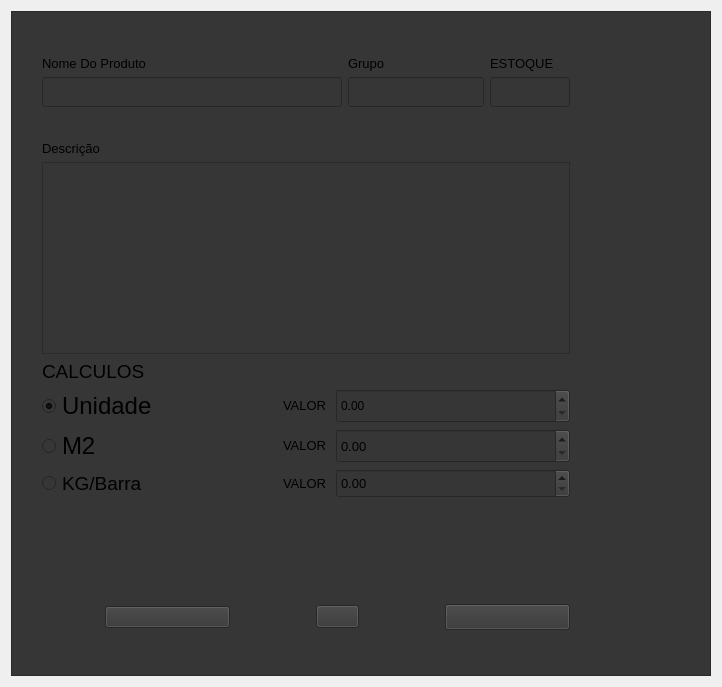
        <widget class="QWidget" name="add_product">
         <layout class="QVBoxLayout" name="verticalLayout_41">
          <item alignment="Qt::AlignHCenter">
           <widget class="QFrame" name="frame_13">
            <property name="sizePolicy">
             <sizepolicy hsizetype="Fixed" vsizetype="Maximum">
              <horstretch>0</horstretch>
              <verstretch>0</verstretch>
             </sizepolicy>
            </property>
            <property name="minimumSize">
             <size>
              <width>700</width>
              <height>0</height>
             </size>
            </property>
            <property name="maximumSize">
             <size>
              <width>900</width>
              <height>16777215</height>
             </size>
            </property>
            <property name="styleSheet">
             <string notr="true">background-color: rgb(54, 54, 54);</string>
            </property>
            <property name="frameShape">
             <enum>QFrame::StyledPanel</enum>
            </property>
            <property name="frameShadow">
             <enum>QFrame::Raised</enum>
            </property>
            <layout class="QVBoxLayout" name="verticalLayout_22">
             <property name="leftMargin">
              <number>30</number>
             </property>
             <property name="topMargin">
              <number>44</number>
             </property>
             <property name="rightMargin">
              <number>140</number>
             </property>
             <property name="bottomMargin">
              <number>45</number>
             </property>
             <item>
              <layout class="QHBoxLayout" name="horizontalLayout_5">
               <item>
                <layout class="QHBoxLayout" name="horizontalLayout_44">
                 <item>
                  <layout class="QVBoxLayout" name="verticalLayout_56">
                   <item>
                    <widget class="QLabel" name="label_44">
                     <property name="sizePolicy">
                      <sizepolicy hsizetype="Preferred" vsizetype="Fixed">
                       <horstretch>0</horstretch>
                       <verstretch>0</verstretch>
                      </sizepolicy>
                     </property>
                     <property name="text">
                      <string>&lt;html&gt;&lt;head/&gt;&lt;body&gt;&lt;p&gt;&lt;span style=&quot; font-size:10pt;&quot;&gt;Nome Do Produto&lt;/span&gt;&lt;/p&gt;&lt;/body&gt;&lt;/html&gt;</string>
                     </property>
                    </widget>
                   </item>
                   <item>
                    <widget class="QLineEdit" name="nm_prod">
                     <property name="minimumSize">
                      <size>
                       <width>300</width>
                       <height>30</height>
                      </size>
                     </property>
                     <property name="font">
                      <font>
                       <pointsize>10</pointsize>
                      </font>
                     </property>
                     <property name="text">
                      <string/>
                     </property>
                    </widget>
                   </item>
                  </layout>
                 </item>
                 <item>
                  <layout class="QVBoxLayout" name="verticalLayout_43">
                   <item>
                    <widget class="QLabel" name="label_47">
                     <property name="sizePolicy">
                      <sizepolicy hsizetype="Preferred" vsizetype="Fixed">
                       <horstretch>0</horstretch>
                       <verstretch>0</verstretch>
                      </sizepolicy>
                     </property>
                     <property name="font">
                      <font>
                       <pointsize>10</pointsize>
                      </font>
                     </property>
                     <property name="text">
                      <string>&lt;html&gt;&lt;head/&gt;&lt;body&gt;&lt;p&gt;Grupo&lt;/p&gt;&lt;/body&gt;&lt;/html&gt;</string>
                     </property>
                    </widget>
                   </item>
                   <item>
                    <widget class="QLineEdit" name="grup_prod">
                     <property name="minimumSize">
                      <size>
                       <width>0</width>
                       <height>30</height>
                      </size>
                     </property>
                     <property name="font">
                      <font>
                       <pointsize>10</pointsize>
                      </font>
                     </property>
                     <property name="text">
                      <string/>
                     </property>
                    </widget>
                   </item>
                  </layout>
                 </item>
                </layout>
               </item>
               <item>
                <layout class="QVBoxLayout" name="verticalLayout_62">
                 <item>
                  <widget class="QLabel" name="label_66">
                   <property name="text">
                    <string>&lt;html&gt;&lt;head/&gt;&lt;body&gt;&lt;p&gt;&lt;span style=&quot; font-size:10pt;&quot;&gt;ESTOQUE &lt;/span&gt;&lt;/p&gt;&lt;/body&gt;&lt;/html&gt;</string>
                   </property>
                  </widget>
                 </item>
                 <item>
                  <widget class="QLineEdit" name="qt_prod">
                   <property name="sizePolicy">
                    <sizepolicy hsizetype="Fixed" vsizetype="Fixed">
                     <horstretch>0</horstretch>
                     <verstretch>0</verstretch>
                    </sizepolicy>
                   </property>
                   <property name="minimumSize">
                    <size>
                     <width>0</width>
                     <height>30</height>
                    </size>
                   </property>
                   <property name="maximumSize">
                    <size>
                     <width>80</width>
                     <height>30</height>
                    </size>
                   </property>
                   <property name="font">
                    <font>
                     <pointsize>10</pointsize>
                    </font>
                   </property>
                   <property name="text">
                    <string/>
                   </property>
                  </widget>
                 </item>
                </layout>
               </item>
              </layout>
             </item>
             <item>
              <layout class="QVBoxLayout" name="verticalLayout_45">
               <property name="topMargin">
                <number>28</number>
               </property>
               <item>
                <widget class="QLabel" name="label_46">
                 <property name="text">
                  <string>&lt;html&gt;&lt;head/&gt;&lt;body&gt;&lt;p&gt;&lt;span style=&quot; font-size:10pt;&quot;&gt;Descrição&lt;/span&gt;&lt;/p&gt;&lt;/body&gt;&lt;/html&gt;</string>
                 </property>
                </widget>
               </item>
               <item>
                <widget class="QTextEdit" name="desc_prod">
                 <property name="sizePolicy">
                  <sizepolicy hsizetype="Minimum" vsizetype="Fixed">
                   <horstretch>0</horstretch>
                   <verstretch>0</verstretch>
                  </sizepolicy>
                 </property>
                 <property name="font">
                  <font>
                   <pointsize>10</pointsize>
                  </font>
                 </property>
                </widget>
               </item>
              </layout>
             </item>
             <item>
              <widget class="QLabel" name="label_45">
               <property name="text">
                <string>&lt;html&gt;&lt;head/&gt;&lt;body&gt;&lt;p&gt;&lt;span style=&quot; font-size:14pt;&quot;&gt;CALCULOS&lt;/span&gt;&lt;/p&gt;&lt;/body&gt;&lt;/html&gt;</string>
               </property>
              </widget>
             </item>
             <item>
              <layout class="QVBoxLayout" name="verticalLayout_40">
               <item>
                <layout class="QHBoxLayout" name="horizontalLayout_35">
                 <item>
                  <widget class="QRadioButton" name="uni">
                   <property name="sizePolicy">
                    <sizepolicy hsizetype="MinimumExpanding" vsizetype="Fixed">
                     <horstretch>0</horstretch>
                     <verstretch>0</verstretch>
                    </sizepolicy>
                   </property>
                   <property name="font">
                    <font>
                     <pointsize>18</pointsize>
                    </font>
                   </property>
                   <property name="text">
                    <string>Unidade</string>
                   </property>
                   <property name="checked">
                    <bool>true</bool>
                   </property>
                  </widget>
                 </item>
                 <item>
                  <widget class="QLabel" name="label_40">
                   <property name="sizePolicy">
                    <sizepolicy hsizetype="Preferred" vsizetype="Preferred">
                     <horstretch>0</horstretch>
                     <verstretch>0</verstretch>
                    </sizepolicy>
                   </property>
                   <property name="text">
                    <string>&lt;html&gt;&lt;head/&gt;&lt;body&gt;&lt;p&gt;&lt;span style=&quot; font-size:10pt;&quot;&gt;VALOR &lt;/span&gt;&lt;/p&gt;&lt;/body&gt;&lt;/html&gt;</string>
                   </property>
                  </widget>
                 </item>
                 <item>
                  <widget class="QDoubleSpinBox" name="valor_uni">
                   <property name="sizePolicy">
                    <sizepolicy hsizetype="Expanding" vsizetype="Minimum">
                     <horstretch>0</horstretch>
                     <verstretch>0</verstretch>
                    </sizepolicy>
                   </property>
                   <property name="font">
                    <font>
                     <pointsize>9</pointsize>
                    </font>
                   </property>
                   <property name="prefix">
                    <string/>
                   </property>
                   <property name="suffix">
                    <string/>
                   </property>
                   <property name="decimals">
                    <number>2</number>
                   </property>
                   <property name="maximum">
                    <double>99999.990000000005239</double>
                   </property>
                   <property name="stepType">
                    <enum>QAbstractSpinBox::DefaultStepType</enum>
                   </property>
                  </widget>
                 </item>
                </layout>
               </item>
               <item>
                <layout class="QHBoxLayout" name="horizontalLayout_37">
                 <item>
                  <widget class="QRadioButton" name="m2">
                   <property name="sizePolicy">
                    <sizepolicy hsizetype="MinimumExpanding" vsizetype="Fixed">
                     <horstretch>0</horstretch>
                     <verstretch>0</verstretch>
                    </sizepolicy>
                   </property>
                   <property name="font">
                    <font>
                     <pointsize>18</pointsize>
                    </font>
                   </property>
                   <property name="text">
                    <string>M2</string>
                   </property>
                  </widget>
                 </item>
                 <item>
                  <widget class="QLabel" name="label_41">
                   <property name="sizePolicy">
                    <sizepolicy hsizetype="Preferred" vsizetype="Preferred">
                     <horstretch>0</horstretch>
                     <verstretch>0</verstretch>
                    </sizepolicy>
                   </property>
                   <property name="text">
                    <string>&lt;html&gt;&lt;head/&gt;&lt;body&gt;&lt;p&gt;&lt;span style=&quot; font-size:10pt;&quot;&gt;VALOR &lt;/span&gt;&lt;/p&gt;&lt;/body&gt;&lt;/html&gt;</string>
                   </property>
                  </widget>
                 </item>
                 <item>
                  <widget class="QDoubleSpinBox" name="valor_m2">
                   <property name="sizePolicy">
                    <sizepolicy hsizetype="Expanding" vsizetype="Minimum">
                     <horstretch>0</horstretch>
                     <verstretch>0</verstretch>
                    </sizepolicy>
                   </property>
                   <property name="font">
                    <font>
                     <pointsize>10</pointsize>
                    </font>
                   </property>
                   <property name="maximum">
                    <double>99999.990000000005239</double>
                   </property>
                  </widget>
                 </item>
                </layout>
               </item>
               <item>
                <layout class="QHBoxLayout" name="horizontalLayout_38">
                 <item>
                  <widget class="QRadioButton" name="kg">
                   <property name="sizePolicy">
                    <sizepolicy hsizetype="MinimumExpanding" vsizetype="Fixed">
                     <horstretch>0</horstretch>
                     <verstretch>0</verstretch>
                    </sizepolicy>
                   </property>
                   <property name="font">
                    <font>
                     <pointsize>14</pointsize>
                    </font>
                   </property>
                   <property name="text">
                    <string>KG/Barra</string>
                   </property>
                  </widget>
                 </item>
                 <item>
                  <widget class="QLabel" name="label_42">
                   <property name="sizePolicy">
                    <sizepolicy hsizetype="Preferred" vsizetype="Preferred">
                     <horstretch>0</horstretch>
                     <verstretch>0</verstretch>
                    </sizepolicy>
                   </property>
                   <property name="text">
                    <string>&lt;html&gt;&lt;head/&gt;&lt;body&gt;&lt;p&gt;&lt;span style=&quot; font-size:10pt;&quot;&gt;VALOR &lt;/span&gt;&lt;/p&gt;&lt;/body&gt;&lt;/html&gt;</string>
                   </property>
                  </widget>
                 </item>
                 <item>
                  <widget class="QDoubleSpinBox" name="valor_kg">
                   <property name="sizePolicy">
                    <sizepolicy hsizetype="Expanding" vsizetype="Minimum">
                     <horstretch>0</horstretch>
                     <verstretch>0</verstretch>
                    </sizepolicy>
                   </property>
                   <property name="font">
                    <font>
                     <pointsize>10</pointsize>
                    </font>
                   </property>
                   <property name="maximum">
                    <double>99999.990000000005239</double>
                   </property>
                  </widget>
                 </item>
                </layout>
               </item>
              </layout>
             </item>
             <item>
              <spacer name="verticalSpacer">
               <property name="orientation">
                <enum>Qt::Vertical</enum>
               </property>
               <property name="sizeType">
                <enum>QSizePolicy::Fixed</enum>
               </property>
               <property name="sizeHint" stdset="0">
                <size>
                 <width>20</width>
                 <height>100</height>
                </size>
               </property>
              </spacer>
             </item>
             <item>
              <layout class="QHBoxLayout" name="horizontalLayout_24">
               <property name="spacing">
                <number>45</number>
               </property>
               <item>
                <spacer name="horizontalSpacer_8">
                 <property name="orientation">
                  <enum>Qt::Horizontal</enum>
                 </property>
                 <property name="sizeType">
                  <enum>QSizePolicy::Fixed</enum>
                 </property>
                 <property name="sizeHint" stdset="0">
                  <size>
                   <width>63</width>
                   <height>20</height>
                  </size>
                 </property>
                </spacer>
               </item>
               <item>
                <widget class="QPushButton" name="back_product">
                 <property name="text">
                  <string/>
                 </property>
                 <property name="icon">
                  <iconset>
                   <normaloff>:/Icons/back.png</normaloff>:/Icons/back.png</iconset>
                 </property>
                 <property name="iconSize">
                  <size>
                   <width>40</width>
                   <height>40</height>
                  </size>
                 </property>
                </widget>
               </item>
               <item alignment="Qt::AlignHCenter">
                <widget class="QPushButton" name="cancel_product">
                 <property name="font">
                  <font>
                   <pointsize>10</pointsize>
                  </font>
                 </property>
                 <property name="text">
                  <string/>
                 </property>
                 <property name="icon">
                  <iconset>
                   <normaloff>:/Icons/apagar.png</normaloff>:/Icons/apagar.png</iconset>
                 </property>
                 <property name="iconSize">
                  <size>
                   <width>40</width>
                   <height>40</height>
                  </size>
                 </property>
                </widget>
               </item>
               <item>
                <widget class="QPushButton" name="save_product">
                 <property name="font">
                  <font>
                   <pointsize>11</pointsize>
                  </font>
                 </property>
                 <property name="text">
                  <string/>
                 </property>
                 <property name="icon">
                  <iconset>
                   <normaloff>:/Icons/add(1).png</normaloff>:/Icons/add(1).png</iconset>
                 </property>
                 <property name="iconSize">
                  <size>
                   <width>54</width>
                   <height>54</height>
                  </size>
                 </property>
                </widget>
               </item>
              </layout>
             </item>
            </layout>
           </widget>
          </item>
         </layout>
        </widget>
